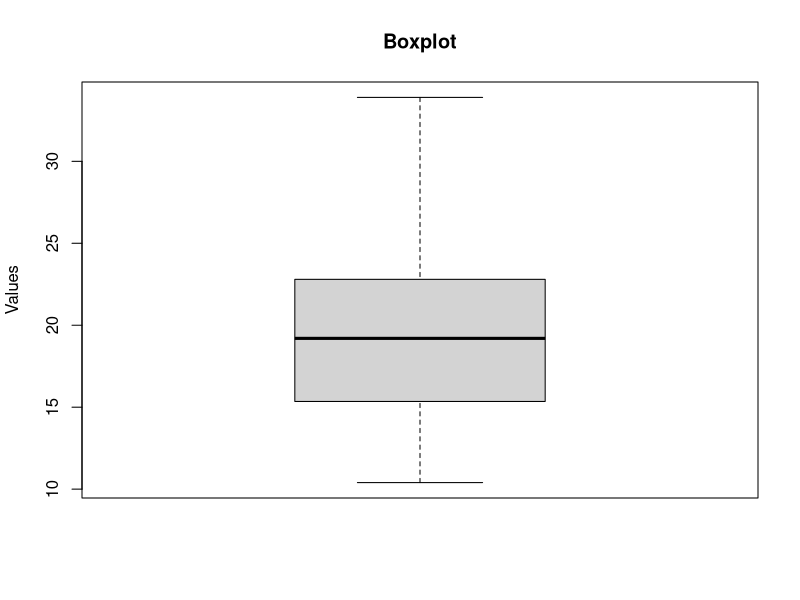
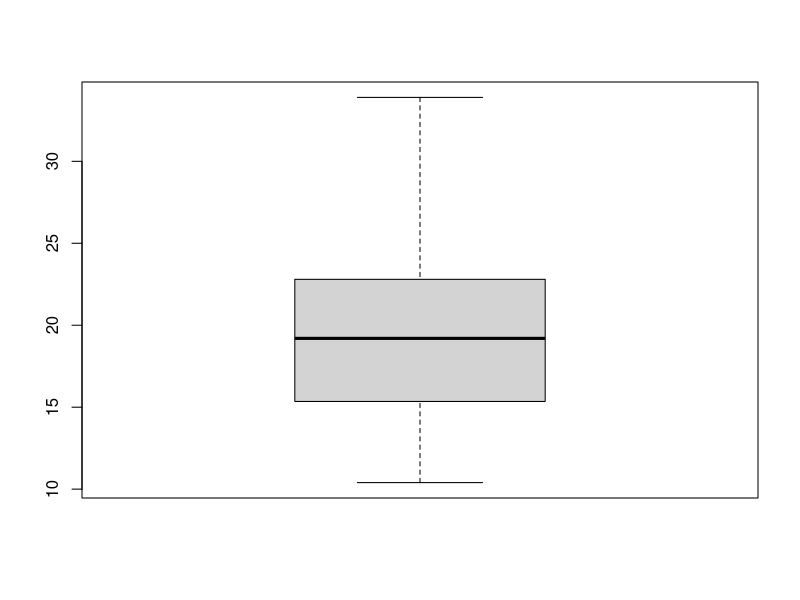
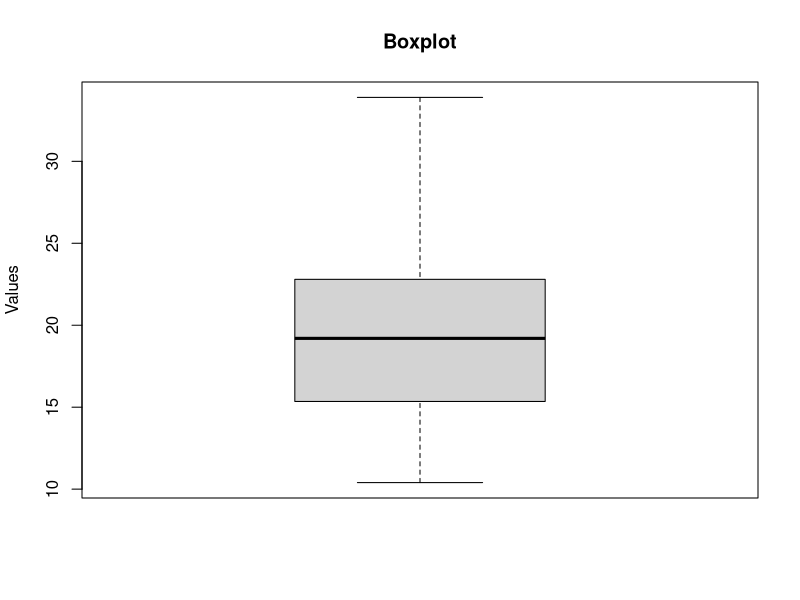

R code for these plots, in order: (Note: this script raises an error after producing the figures.)
#::::::::::::::::::::::::::::::::::::::::::::::::::::::::::::::::::::::::::::
#
# Functions II - Solutions
# 
#::::::::::::::::::::::::::::::::::::::::::::::::::::::::::::::::::::::::::::




# Exercises
#===========================================================


# 1. Write a function that computes the following statistics for a numeric 
#    vector: (1) the sum of NAs, (2) the median, (3) the number of unique values.
#    include a second argument na.rm with default TRUE, to make sure that 
#    the median is computed (without NA values).
#    test your function using the mtcars data.
#    TIP: you can use unique() and length().
?unique
?length

data("mtcars")

computeDescriptives <- function(x, na.rm = TRUE) {
  c(sumNAs = sum(is.na(x)),
    median = median(x, na.rm = na.rm),
    uniqueValues = length(unique(x)))
}

computeDescriptives(mtcars$mpg)


# 2. Consider the drop_NA()-function from the previous exercises.
#    Add a side-effect to the function: inform the user of
#    how many NA values were dropped. 
#    Add a "message" argument with default FALSE, so that 
#    users can also choose whether to get the information.
drop_NA <- function(x, message = TRUE){
  is_NA <- is.na(x)
  if(message) message(sum(is_NA), " NA-values were dropped.")
  out <- structure(x[!is_NA], 
                   original_length = length(x),
                   which_NA = which(is_NA))
}

Ozone_noNA <- drop_NA(airquality$Ozone) 
Ozone_noNA
Ozone_noNA <- drop_NA(airquality$Ozone, message = FALSE) 
Ozone_noNA


# 3. Consider the get_info()-function from above. Include
#    a "na.rm" argument with a sensible default. 
#    when na.rm = TRUE, the function should:
#       - remove NA values before computing the statistics
#       - inform the user how many NA values were removed
#       - make sure users can choose not to get this information
#    TIP: make use of the function you wrote for exercise 2.
get_info <- function(x, na.rm = TRUE, message = FALSE){
  if(na.rm) x <- drop_NA(x, message = message)
  mean_x <- mean(x)
  median_x <- median(x)
  n_obs_x <- length(x)
  range_x <- range(x)
  return(list(mean = mean_x, median = median_x, 
              n_obs = n_obs_x, range = range_x))
}

get_info(airquality$Ozone)
get_info(airquality$Ozone, message = TRUE)
get_info(airquality$Ozone, na.rm = FALSE)




# 4. Write a function that takes a numeric variable as input and creates a 
#    boxplot as output. How does R provide default values for the main 
#    title and axis labels. Would you choose the same?
#    Give sensible default values to the main title and axis labels.
create_boxplot <- function(x, main = "Boxplot", xlab = NULL, ylab = "Values") {
  boxplot(x, main = main, xlab = xlab, ylab = ylab)
}
create_boxplot(mtcars$mpg)
boxplot(mtcars$mpg)


# 5. Implement 'input checks' for your boxplot function. The function should throw
#    an error, if the input is not a single numeric vector.
# If the vector contains missing values, the function should throw a warning.
create_boxplot2 <- function(x, main = "Boxplot", xlab = NULL, ylab = "Values") {
  if(!is.numeric(x)) stop("'x' must be a numeric vector.")
  if(any(is.na(x))) warning("'x' contains missing values.")
  boxplot(x, main = main, xlab = xlab, ylab = ylab)
}
create_boxplot2(mtcars$mpg)
create_boxplot2(mtcars)
create_boxplot2(c(mtcars$mpg, NA))


# 6. Write a function that creates either a histogram or a bar chart for a 
#    variable, depending on the input:
#      + character/factor -> bar chart using table()
#      + numeric -> histogram
create_graph <- function(x) {
  if(is.character(x) || is.factor(x)) return(barplot(table(x)))
  else if(is.numeric(x)) return(hist(x))
  else stop("No suitable input supplied.")
}

create_graph(1:5)
create_graph(c("a", "b", "c"))
create_graph(mtcars$mpg)
create_graph(iris$Species)

